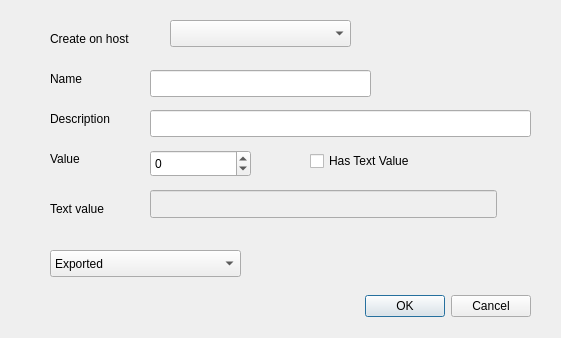
<?xml version="1.0" encoding="UTF-8"?>
<ui version="4.0">
 <class>crevardlg</class>
 <widget class="QDialog" name="crevardlg">
  <property name="geometry">
   <rect>
    <x>0</x>
    <y>0</y>
    <width>561</width>
    <height>338</height>
   </rect>
  </property>
  <property name="windowTitle">
   <string>Create Variable</string>
  </property>
  <widget class="QDialogButtonBox" name="buttonBox">
   <property name="geometry">
    <rect>
     <x>340</x>
     <y>290</y>
     <width>191</width>
     <height>32</height>
    </rect>
   </property>
   <property name="orientation">
    <enum>Qt::Horizontal</enum>
   </property>
   <property name="standardButtons">
    <set>QDialogButtonBox::Cancel|QDialogButtonBox::Ok</set>
   </property>
  </widget>
  <widget class="QLabel" name="label">
   <property name="geometry">
    <rect>
     <x>50</x>
     <y>70</y>
     <width>51</width>
     <height>17</height>
    </rect>
   </property>
   <property name="text">
    <string>Name</string>
   </property>
  </widget>
  <widget class="QLineEdit" name="varname">
   <property name="geometry">
    <rect>
     <x>150</x>
     <y>70</y>
     <width>221</width>
     <height>27</height>
    </rect>
   </property>
   <property name="toolTip">
    <string>This is the name of the variable</string>
   </property>
   <property name="maxLength">
    <number>19</number>
   </property>
  </widget>
  <widget class="QLabel" name="label_2">
   <property name="geometry">
    <rect>
     <x>50</x>
     <y>110</y>
     <width>91</width>
     <height>17</height>
    </rect>
   </property>
   <property name="text">
    <string>Description</string>
   </property>
  </widget>
  <widget class="QLineEdit" name="comment">
   <property name="geometry">
    <rect>
     <x>150</x>
     <y>110</y>
     <width>381</width>
     <height>27</height>
    </rect>
   </property>
   <property name="toolTip">
    <string>This is a description or comment about the variable</string>
   </property>
   <property name="maxLength">
    <number>41</number>
   </property>
  </widget>
  <widget class="QLabel" name="label_3">
   <property name="geometry">
    <rect>
     <x>50</x>
     <y>150</y>
     <width>51</width>
     <height>17</height>
    </rect>
   </property>
   <property name="text">
    <string>Value</string>
   </property>
  </widget>
  <widget class="QSpinBox" name="intval">
   <property name="geometry">
    <rect>
     <x>150</x>
     <y>150</y>
     <width>101</width>
     <height>27</height>
    </rect>
   </property>
   <property name="toolTip">
    <string>This is the value for the variable if an integer</string>
   </property>
   <property name="minimum">
    <number>-10000000</number>
   </property>
   <property name="maximum">
    <number>10000000</number>
   </property>
  </widget>
  <widget class="QCheckBox" name="istext">
   <property name="geometry">
    <rect>
     <x>310</x>
     <y>150</y>
     <width>131</width>
     <height>22</height>
    </rect>
   </property>
   <property name="toolTip">
    <string>Indicates variable has text value</string>
   </property>
   <property name="text">
    <string>Has Text Value</string>
   </property>
  </widget>
  <widget class="QLineEdit" name="textval">
   <property name="enabled">
    <bool>false</bool>
   </property>
   <property name="geometry">
    <rect>
     <x>150</x>
     <y>190</y>
     <width>347</width>
     <height>28</height>
    </rect>
   </property>
   <property name="font">
    <font>
     <family>Courier New</family>
     <weight>50</weight>
     <italic>false</italic>
     <bold>false</bold>
    </font>
   </property>
   <property name="toolTip">
    <string>Give the text value to be used if variable has to have this
</string>
   </property>
   <property name="maxLength">
    <number>49</number>
   </property>
  </widget>
  <widget class="QLabel" name="label_4">
   <property name="geometry">
    <rect>
     <x>50</x>
     <y>200</y>
     <width>71</width>
     <height>17</height>
    </rect>
   </property>
   <property name="text">
    <string>Text value</string>
   </property>
  </widget>
  <widget class="QComboBox" name="exporttype">
   <property name="geometry">
    <rect>
     <x>50</x>
     <y>250</y>
     <width>191</width>
     <height>27</height>
    </rect>
   </property>
   <property name="toolTip">
    <string>Set export marker on variable

Local only means it's only visible and usable on the server in question.

Exported means it can be visible on all hosts

Clustered (this is going to be phased out) means that the version on the
server is always used.</string>
   </property>
   <property name="currentIndex">
    <number>1</number>
   </property>
   <item>
    <property name="text">
     <string>Local Only</string>
    </property>
   </item>
   <item>
    <property name="text">
     <string>Exported</string>
    </property>
   </item>
   <item>
    <property name="text">
     <string>Clustered</string>
    </property>
   </item>
  </widget>
  <widget class="QLabel" name="label_5">
   <property name="geometry">
    <rect>
     <x>50</x>
     <y>30</y>
     <width>111</width>
     <height>17</height>
    </rect>
   </property>
   <property name="text">
    <string>Create on host</string>
   </property>
  </widget>
  <widget class="QComboBox" name="crehost">
   <property name="geometry">
    <rect>
     <x>170</x>
     <y>20</y>
     <width>181</width>
     <height>27</height>
    </rect>
   </property>
   <property name="toolTip">
    <string>This is the server on which the variable is created</string>
   </property>
  </widget>
 </widget>
 <tabstops>
  <tabstop>crehost</tabstop>
  <tabstop>varname</tabstop>
  <tabstop>comment</tabstop>
  <tabstop>intval</tabstop>
  <tabstop>istext</tabstop>
  <tabstop>textval</tabstop>
  <tabstop>exporttype</tabstop>
  <tabstop>buttonBox</tabstop>
 </tabstops>
 <resources/>
 <connections>
  <connection>
   <sender>buttonBox</sender>
   <signal>accepted()</signal>
   <receiver>crevardlg</receiver>
   <slot>accept()</slot>
   <hints>
    <hint type="sourcelabel">
     <x>248</x>
     <y>254</y>
    </hint>
    <hint type="destinationlabel">
     <x>157</x>
     <y>274</y>
    </hint>
   </hints>
  </connection>
  <connection>
   <sender>buttonBox</sender>
   <signal>rejected()</signal>
   <receiver>crevardlg</receiver>
   <slot>reject()</slot>
   <hints>
    <hint type="sourcelabel">
     <x>316</x>
     <y>260</y>
    </hint>
    <hint type="destinationlabel">
     <x>286</x>
     <y>274</y>
    </hint>
   </hints>
  </connection>
 </connections>
</ui>
